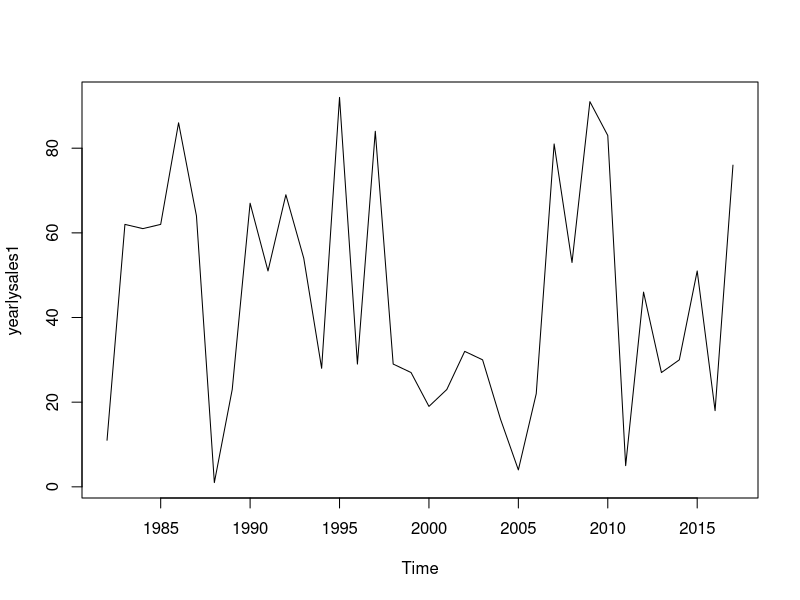
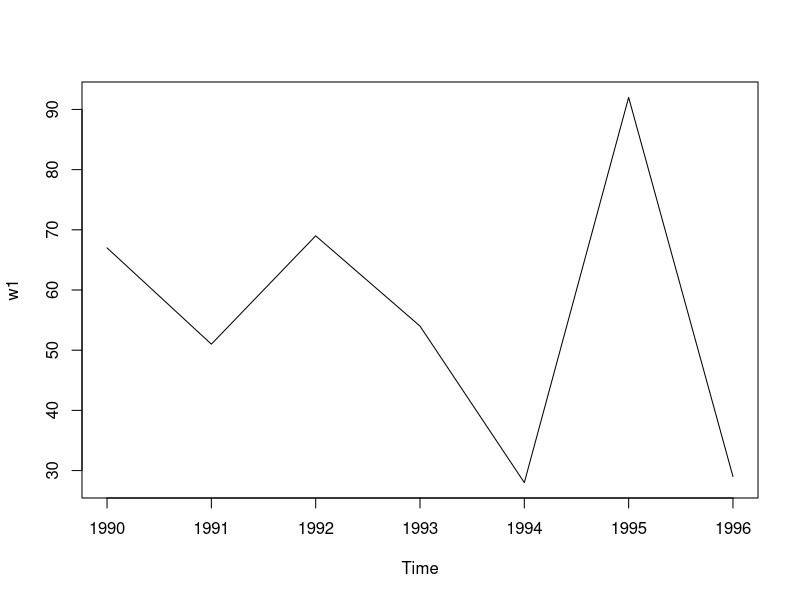

Write R code to recreate these figures, in order. (Note: this script raises an error after producing the figures.)
# create a time series data

#first create a vector of numerical values
# 36 observations 
set.seed(1234)
(sales = round(runif(3*12)*100,0))
length(sales)

#This data can be daily, weekly, monthly, quartler, yearly data
#create yearly time series : start year 1980

#Yearly----
(ysales = ts(sales, frequency = 1))
(yearlysales = ts(sales, start=c(1980), frequency=1))
(yearlysales1 = ts(sales, start=c(1980,3), frequency=1)) 
plot(yearlysales1)
# 3rd yr from 1980

#Find the year when sales was >50
yearlysales1[yearlysales1 > 50]
class(yearlysales1)
methods(class=ts)
yearlysales1
(w1 = window(yearlysales1, start=1990, end=1996))
plot(w1)
abline(w1,.5)

#Quarterly -----
12/4  # freq=4
(qtrsales = ts(sales, start=c(1980), frequency=4))
plot(qtrsales)
#list data from Qtr3 1980 to  1985
window(qtrsales, start=c(1980, 3), end=c(1985, 2))


#Monthly -----
12/12  # freq=12 start month=Mar/ 1990
(monsales = ts(sales, start=c(1990,3), frequency=12))
(monsales = ts(sales, start=c(1990,4), frequency=12)) #financial years

#create data from Feb 2000 to Nov 2002
(monsales1 = ts(sales, start=c(2000,2), end=c(2003,3), frequency=4))
monsales1
str(monsales1)
length(monsales1)

#see subset of sales data : May 2000 to Aug 2001
window(monsales1, start=c(2000, 5), end=c(2001, 8))

sales2 = ceiling(rnorm(365, mean=100, sd=10))
(dailysales = ts(sales2, start=c(2017,1), frequency=365))
mean(window(dailysales, start=c(2017,1), end = c(2017,10)))
head(sales2)     
  